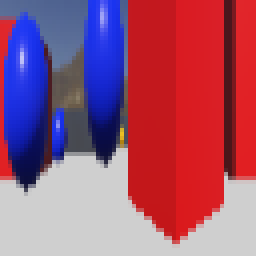
#> input picture controllers/robot/dados_treino/1752281174801.png, 64 x 64 px (shown 4 times larger)
$ python -i sensor_processing.py   (imports and definitions only)
#> lines starting #> are read from the running program, lines starting #| are printed output that depends on the picture; after the words box and inside, x2 and y2 are one past the last pixel; in counts of white or black regions, pixels touching at a corner belong together
#> further down, picture is the input picture: shape (64, 64, 3); mean B, G, R 116, 84.9, 156.6
### controllers/robot/constants.py
import os
import sys
from pathlib import Path
import numpy as np
import cv2
from typing import List

STEP_COUNT = 0
if not sys.platform == 'linux':
    SAVE_PATH = Path('/home/dino/SSD/cnn_dataset')
else:
    SAVE_PATH = Path(os.path.dirname(__file__), 'cnn_dataset')

HDF5_SAVE_PATH = SAVE_PATH.parent / 'images.h5'
MLP_PATH = Path(os.path.dirname(__file__), 'mlp.pkl')
LIDAR_MAX_RANGE = 3.14  # Exemplo: 5 metros
MODE = "nav"

YELLOW = [0, 255, 255]


def get_limits(color_bgr: List[int]):
    c = np.array([[color_bgr]], dtype=np.uint8)
    hsvC = cv2.cvtColor(c, cv2.COLOR_BGR2HSV)
    hue = hsvC[0][0][0]
    lower_limit = np.array([hue - 10, 100, 100], dtype=np.uint8)
    upper_limit = np.array([hue + 10, 255, 255], dtype=np.uint8)
    return lower_limit, upper_limit


LOWER_LIMIT, UPPER_LIMIT = get_limits(color_bgr=YELLOW)

REPULSE = "cos"
VISION = True
DIST_NEAR = 0.6
ANGLE_FRONT = 0.0218

### controllers/robot/sensor_processing.py
import numpy as np
import cv2
import math
from typing import List
from constants import LOWER_LIMIT, UPPER_LIMIT, DIST_NEAR, ANGLE_FRONT


def probTargetVisible(image) -> float:
    image = image.copy()
    hsvImage = cv2.cvtColor(image, cv2.COLOR_BGR2HSV)
#> hsvImage: shape (64, 64, 3); mean H, S, V 107.4, 144.3, 189.3
    mask = cv2.inRange(hsvImage, LOWER_LIMIT, UPPER_LIMIT)
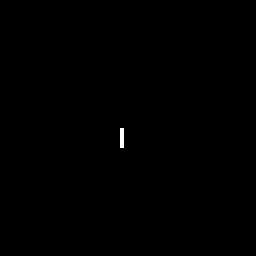
#> mask: shape (64, 64) (shown 4 times larger); 0.12% white in thin lines or dots, all inside (x1, y1, x2, y2) = (30, 32, 31, 37)
    mask = cv2.resize(mask, None, fx=3, fy=3)
#> mask: shape (192, 192)
    cv2.imshow("Webots Camera", mask)
    yellow_ratio = np.sum(mask > 0) / mask.size
#> yellow_ratio = 0.00231
    yellow_ratio = float(yellow_ratio)
    print(f"Proporção de pixels amarelos: {yellow_ratio:.2%}")
#| Proporção de pixels amarelos: 0.23%
    prob = 1 - np.power(2, -25 * yellow_ratio)
#> prob = 0.0392
    return prob


def getAngle(robot_node, target) -> float:
    obs_pos = target.getPosition()
    rob_pos = robot_node.getPosition()
    rob_rot = robot_node.getOrientation()
    rob_yaw = math.atan2(-rob_rot[1], rob_rot[0])
    dx = obs_pos[0] - rob_pos[0]
    dy = obs_pos[1] - rob_pos[1]
    angle = math.atan2(dy, dx) - rob_yaw
    angle = (angle + math.pi) % (2 * math.pi) - math.pi
    return -angle


def GPS(robot_node, lidar_data, target):
    min_dist = min(lidar_data)
    min_index = lidar_data.index(min_dist)
    angle = getAngle(robot_node, target)
    if min_dist < DIST_NEAR and min_index < len(lidar_data) // 2:
        min_dist = -min_dist
    return min_dist, angle

>>> import cv2
>>> picture = cv2.imread('dados_treino/1752281174801.png')
>>> result = probTargetVisible(picture)
#> result = 0.0392
